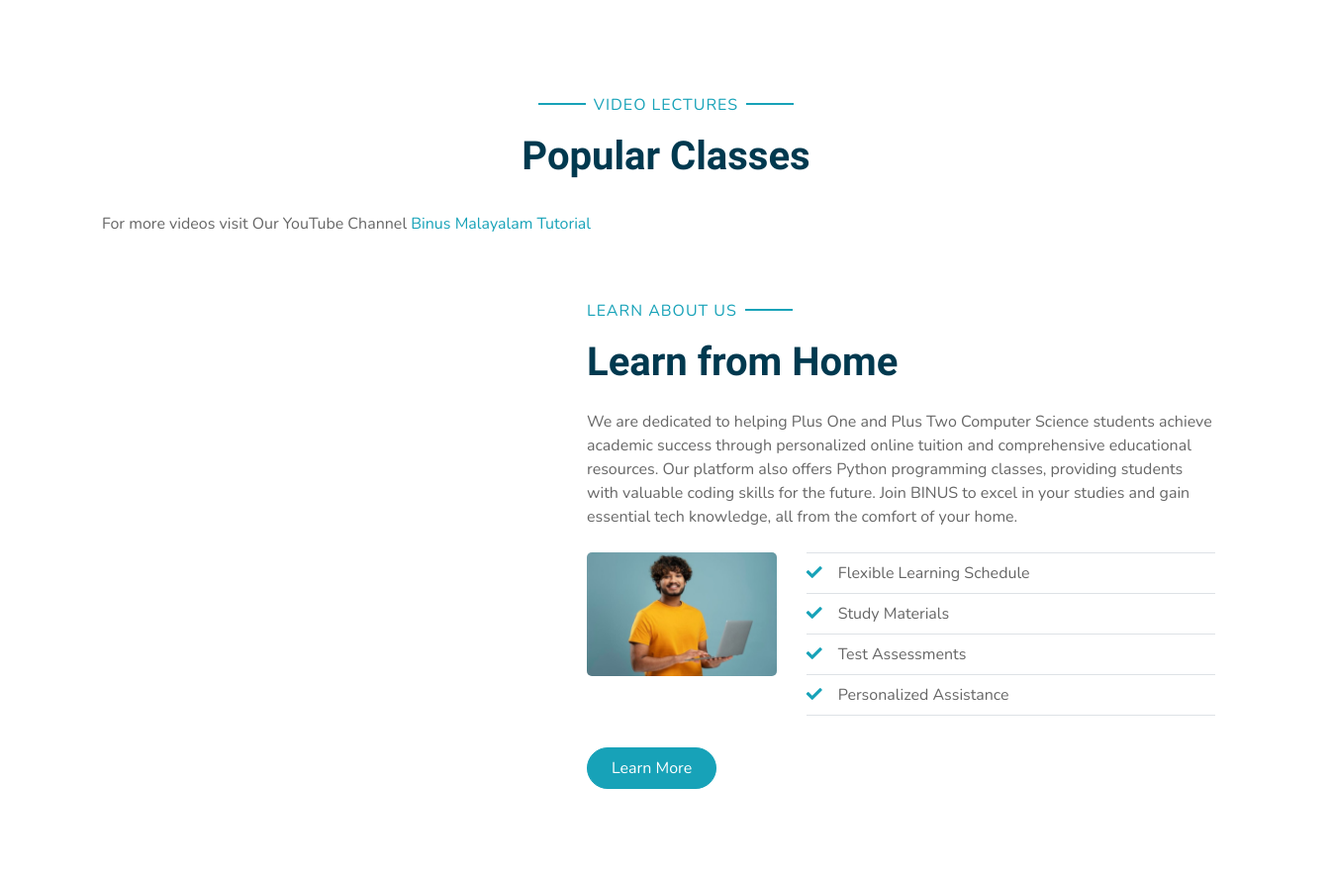
The app's page / (middle part), older data.
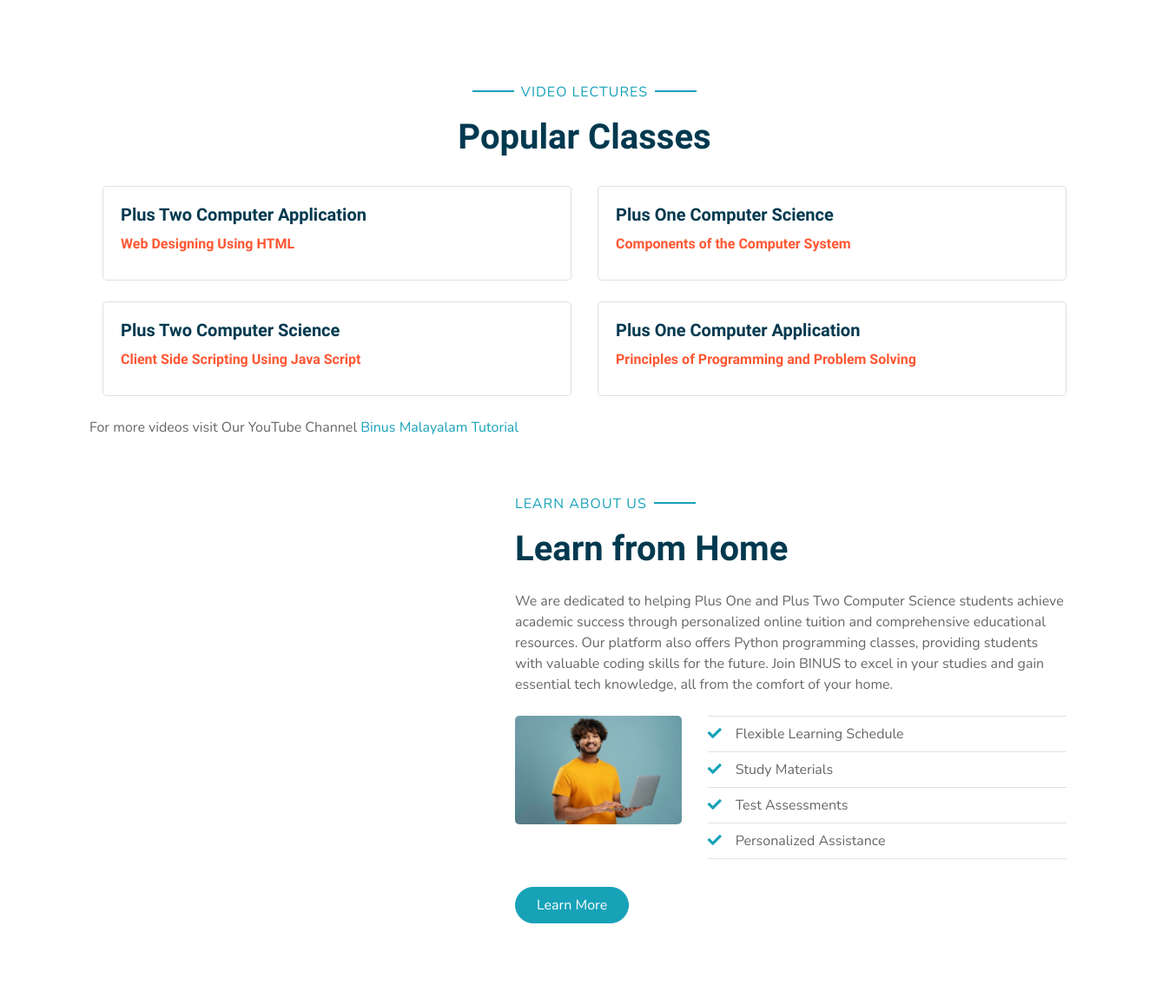
The same page, newer data.
### home/models.py (models this page shows, shortened)
class Item(models.Model):
    title = models.CharField(max_length=100)
    video = EmbedVideoField()
    playlist_url = models.URLField(blank=True, null=True, help_text="Enter the URL for a YouTube playlist.")
    chapter_title = models.CharField(max_length=100)

### home/views.py (the view, shortened to what this page needs)
# urls.py: path('', views.index,name='home'),
def index(request):
    form = BookingForm()
    tutorials = Tutorial.objects.all()
    videos = Item.objects.all()
    img = Pictures.objects.first()
    return render(request, 'index.html', {'tutorials': tutorials, 'videos': videos, 'img': img, 'form': form})

### templates/index.html (shortened to what this page needs)
{% extends 'layouts/blank_layout.html'%}
{% load static %}
{% block video_section %}
{% include 'layouts/test_video.html'%}
{% endblock %}
{% block best_school %}
{% include 'layouts/best_school.html'%}
{% endblock %}
{% block popular_class %}
{% include 'layouts/popular_class.html'%}
{% endblock %}

### templates/layouts/test_video.html (shortened to what this page needs)
{% load static %}
{% load embed_video_tags %}
<div class="container-fluid pt-5">
    <div class="container">
      <div class="text-center pb-2">
        <p class="section-title px-5">
          <span class="px-2"> Video Lectures</span>
        </p>
        <h1 class="mb-4">Popular Classes</h1>
      </div>
      <div class="row">
        {% for i in videos|slice:":4" %}
        <div class="col-md-6 mb-4">
            <div class="card">
                <div class="card-body">
                    <h5 class="card-title">{{ i.title }}</h5>
                    <h6 class="card-title"style="color: #ff5733;">{{ i.chapter_title }}</h6>
                </div>
            </div>
        </div>
        {% endfor %}
        <p>For more videos visit Our YouTube Channel <a href="https://www.youtube.com/@BinusMalayalamTutorials" target="_blank"><span>Binus Malayalam Tutorial</span></a></p>
      </div>
    </div>
</div>

Row changes from the older to the newer data that the page shows:
added Item: title "Plus Two Computer Application", chapter_title "Web Designing Using HTML"
added Item: title "Plus One Computer Science", chapter_title "Components of the Computer System"
added Item: title "Plus Two Computer Science", chapter_title "Client Side Scripting Using Java Script"
added Item: title "Plus One Computer Application", chapter_title "Principles of Programming and Problem Solving"
